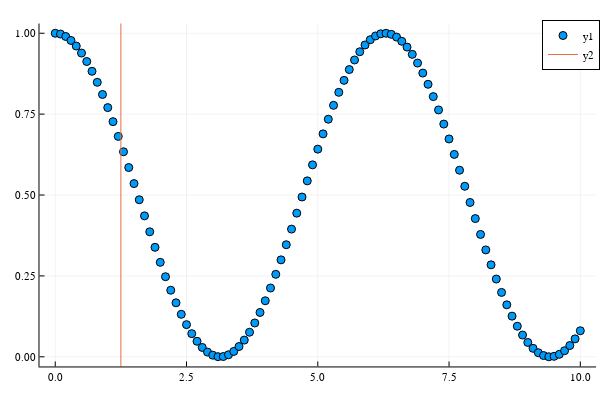

This figure's notebook cell:
### Code cell
scatter(time,autocorrelation)
plot!([1.25],seriestype="vline")

### Figure 1 — Plotly figure (JSON) as saved in the notebook; plotly's stock layout.template omitted (floating-point values rounded to 4 significant figures)
{"data": [{"colorbar": {"len": 0.9525, "title": "", "x": 0.9934, "y": 0.5139}, "legendgroup": "y1", "marker": {"color": "rgba(0, 154, 250, 1.000)", "line": {"color": "rgba(0, 0, 0, 1.000)", "width": 1}, "size": 8, "symbol": "circle"}, "mode": "markers", "name": "y1", "showlegend": true, "type": "scatter", "x": [0, 0.1, 0.2, 0.3, 0.4, 0.5, 0.6, 0.7, 0.8, 0.9, 1, 1.1, 1.2, 1.3, 1.4, 1.5, 1.6, 1.7, 1.8, 1.9, 2, 2.1, 2.2, 2.3, 2.4, 2.5, 2.6, 2.7, 2.8, 2.9, 3, 3.1, 3.2, 3.3, 3.4, 3.5, 3.6, 3.7, 3.8, 3.9, 4, 4.1, 4.2, 4.3, 4.4, 4.5, 4.6, 4.7, 4.8, 4.9, 5, 5.1, 5.2, 5.3, 5.4, 5.5, 5.6, 5.7, 5.8, 5.9, 6, 6.1, 6.2, 6.3, 6.4, 6.5, 6.6, 6.7, 6.8, 6.9, 7, 7.1, 7.2, 7.3, 7.4, 7.5, 7.6, 7.7, 7.8, 7.9, 8, 8.1, 8.2, 8.3, 8.4, 8.5, 8.6, 8.7, 8.8, 8.9, 9, 9.1, 9.2, 9.3, 9.4, 9.5, 9.6, 9.7, 9.8, 9.9, 10], "xaxis": "x", "y": [1.0, 0.9975, 0.99, 0.9777, 0.9605, 0.9388, 0.9127, 0.8824, 0.8484, 0.8108, 0.7702, 0.7268, 0.6812, 0.6337, 0.585, 0.5354, 0.4854, 0.4356, 0.3864, 0.3384, 0.2919, 0.2476, 0.2057, 0.1669, 0.1313, 0.09943, 0.07155, 0.04796, 0.02889, 0.01452, 0.005003, 0.0004323, 0.0008528, 0.006261, 0.0166, 0.03177, 0.05162, 0.07595, 0.1045, 0.137, 0.1732, 0.2126, 0.2549, 0.2996, 0.3463, 0.3946, 0.4439, 0.4938, 0.5438, 0.5933, 0.6418, 0.689, 0.7343, 0.7772, 0.8173, 0.8543, 0.8878, 0.9174, 0.9428, 0.9637, 0.9801, 0.9916, 0.9983, 0.9999, 0.9966, 0.9883, 0.9751, 0.9572, 0.9347, 0.9079, 0.8769, 0.8423, 0.8042, 0.763, 0.7193, 0.6733, 0.6256, 0.5767, 0.527, 0.477, 0.4272, 0.3782, 0.3304, 0.2843, 0.2404, 0.199, 0.1606, 0.1257, 0.09445, 0.06728, 0.04443, 0.02614, 0.01258, 0.003886, 0.0001533, 0.001414, 0.007657, 0.01882, 0.03479, 0.05541, 0.08047], "yaxis": "y"}, {"colorbar": {"len": 0.9525, "title": "", "x": 0.9934, "y": 0.5139}, "legendgroup": "y2", "line": {"color": "rgba(227, 111, 71, 1.000)", "dash": "solid", "shape": "linear", "width": 1}, "mode": "lines", "name": "y2", "showlegend": true, "type": "scatter", "x": [1.25, 1.25], "xaxis": "x", "y": [-106.0, 107.0], "yaxis": "y"}], "layout": {"annotations": [], "height": 400, "legend": {"bgcolor": "rgba(255, 255, 255, 1.000)", "bordercolor": "rgba(0, 0, 0, 1.000)", "borderwidth": 1, "font": {"color": "rgba(0, 0, 0, 1.000)", "family": "sans-serif", "size": 11}, "title": {"font": {"color": "rgba(0, 0, 0, 1.000)", "family": "sans-serif", "size": 15}, "text": ""}, "tracegroupgap": 0, "traceorder": "normal", "x": 1, "xanchor": "auto", "y": 1, "yanchor": "auto"}, "margin": {"b": 20, "l": 0, "r": 0, "t": 20}, "paper_bgcolor": "rgba(255, 255, 255, 1.000)", "plot_bgcolor": "rgba(255, 255, 255, 1.000)", "showlegend": true, "width": 600, "xaxis": {"anchor": "y", "domain": [0.06582, 0.9934], "gridcolor": "rgba(0, 0, 0, 0.100)", "gridwidth": 0.5, "linecolor": "rgba(0, 0, 0, 1.000)", "mirror": false, "range": [-0.3, 10.3], "showgrid": true, "showline": true, "showticklabels": true, "tickangle": 0, "tickcolor": "rgb(0, 0, 0)", "tickfont": {"color": "rgba(0, 0, 0, 1.000)", "family": "sans-serif", "size": 11}, "tickmode": "array", "ticks": "inside", "ticktext": ["0.0", "2.5", "5.0", "7.5", "10.0"], "tickvals": [0, 2.5, 5, 7.5, 10], "title": "", "titlefont": {"color": "rgba(0, 0, 0, 1.000)", "family": "sans-serif", "size": 15}, "type": "-", "visible": true, "zeroline": false, "zerolinecolor": "rgba(0, 0, 0, 1.000)"}, "yaxis": {"anchor": "x", "domain": [0.03762, 0.9902], "gridcolor": "rgba(0, 0, 0, 0.100)", "gridwidth": 0.5, "linecolor": "rgba(0, 0, 0, 1.000)", "mirror": false, "range": [-0.02984, 1.03], "showgrid": true, "showline": true, "showticklabels": true, "tickangle": 0, "tickcolor": "rgb(0, 0, 0)", "tickfont": {"color": "rgba(0, 0, 0, 1.000)", "family": "sans-serif", "size": 11}, "tickmode": "array", "ticks": "inside", "ticktext": ["0.00", "0.25", "0.50", "0.75", "1.00"], "tickvals": [0, 0.25, 0.5, 0.75, 1], "title": "", "titlefont": {"color": "rgba(0, 0, 0, 1.000)", "family": "sans-serif", "size": 15}, "type": "-", "visible": true, "zeroline": false, "zerolinecolor": "rgba(0, 0, 0, 1.000)"}}}
